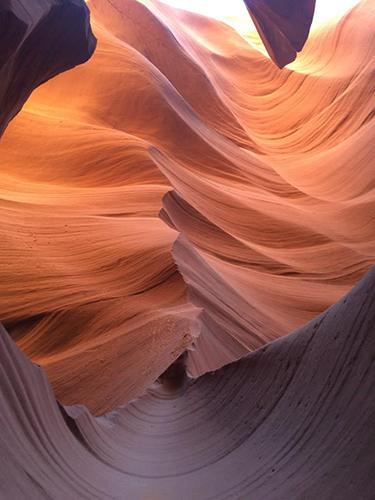
#> input picture dataset/antelopecanyon_01.png, 375 x 500 px; its folder holds only this picture in this run
$ python search_shirts.py --dataset dataset --query dataset/antelopecanyon_01.png
#> lines starting #> are read from the running program, lines starting #| are printed output that depends on the picture
### pyimagesearch/descriptors/localbinarypatterns.py
# import the necessary packages
from skimage import feature
import numpy as np

class LocalBinaryPatterns:
    def __init__(self, numPoints, radius):
        # store the number of points and radius
        self.numPoints = numPoints
        self.radius = radius

    def describe(self, image, eps=1e-7):
        # compute the Local Binary Pattern representation of the image, and the
        #  use the LBP represntation to build the histogram of patterns
        lbp = feature.local_binary_pattern(image, self.numPoints, self.radius, method="uniform")
        (hist, _) = np.histogram(lbp.ravel(), bins=range(0, self.numPoints+3),
                                 range=(0 , self.numPoints +2))

        # normalize the histogram
        hist = hist.astype("float")
        hist /= (hist.sum() + eps)

        # return the histogram of Local Binary Patterns
        return hist

### search_shirts.py
# import the necessary packages
from __future__ import print_function
from pyimagesearch.descriptors.localbinarypatterns import LocalBinaryPatterns
from imutils import paths
import numpy as np
import argparse
import cv2


# construct the argument parse and parse the arguments
ap = argparse.ArgumentParser()
ap.add_argument("-d","--dataset", required=True, help="path to the dataset of directory")
ap.add_argument("-q", "--query", required=True, help="path to the query image")
args= vars(ap.parse_args())


# initialize the local binary patterns descriptor and initialize the index directory
# where the image filename is the key and features are the value
desc = LocalBinaryPatterns(25,8)
index = {}

# loop over the shirt images
for imagePath in paths.list_images(args["dataset"]):
    # load the image, convert it to grayscale, and describe it
    image = cv2.imread(imagePath)
#> image is the input picture: shape (500, 375, 3); mean B, G, R 80.9, 93.6, 154
    gray = cv2.cvtColor(image, cv2.COLOR_BGR2GRAY)
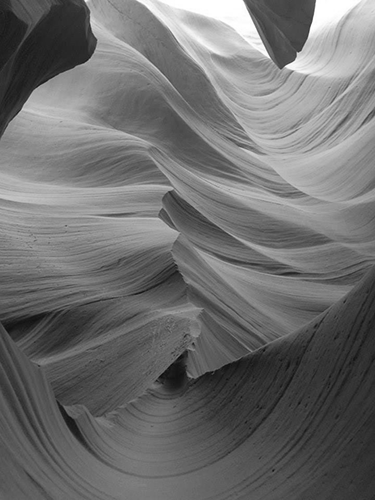
#> gray: shape (500, 375); min 9, max 255, mean 110.2
    hist = desc.describe(gray)
#> in describe, `lbp = feature.local_binary_pattern(image, self.numPoints, self.radius,..`:
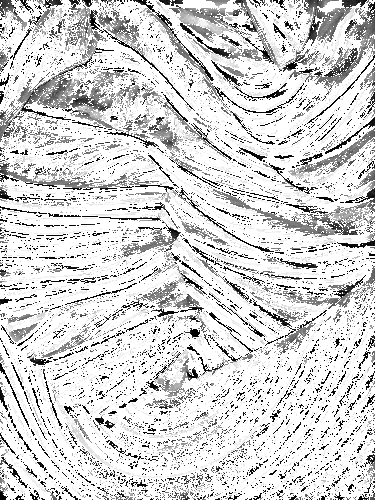
#> lbp: shape (500, 375) float64; min 0, max 26, mean 21.6; drawn with min black and max white
#> in describe, `(hist, _) = np.histogram(lbp.ravel(), bins=range(0, self.numPoints+3),..`: hist = 27 values, max 127710 at index 26, min 749 at index 20, mean 6944.4
#> in describe, `hist /= (hist.sum() + eps)`: hist = 27 values, max 0.681 at index 26, min 0.00399 at index 20, mean 0.037

    # update the index directory
    filename = imagePath[imagePath.rfind("/") + 1:]
    index[filename] = hist


# load the query image and extract Local Binary Patterns frm it
query = cv2.imread(args["query"])
queryFeatures = desc.describe(cv2.cvtColor(query, cv2.COLOR_BGR2GRAY))
#> queryFeatures has the same summary as hist in describe

# show the query iamge and initialize the results directoy
cv2.imshow("Qery", query)
results = {}

# loop over the index
for (k, features) in index.items():
    # compute the chi-seqared distanc betwen the cureent features and the query
    # features, then update the dictionary of results
    d = .5 * np.sum(((features - queryFeatures)**2) / (features + queryFeatures + 1e-10))
    results[k] = d
#> this loop made 1 pass
#> (k, d) on pass 1: ('antelopecanyon_01.png', 0)
#> after the loop, results = {'antelopecanyon_01.png': 0}


# sort the results
results = sorted([(v,k) for (k,v) in results.items()])[:3]
#> results = [(0, 'antelopecanyon_01.png')]

# loop over thee results
for (i, (score, filename)) in enumerate(results):
    # show the result image
    print("#%d. %s: %.4f" % (i+1, filename, score))
#| #1. antelopecanyon_01.png: 0.0000
    image = cv2.imread(args["dataset"] + "/" + filename)
    cv2.imshow("Result #{}".format(i+1), image)
    cv2.waitKey(0)

$ run again, on dataset/antelopecanyon_05.png
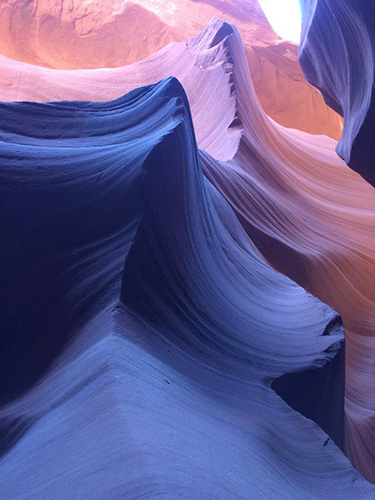
#> input picture dataset/antelopecanyon_05.png, 375 x 500 px
#> image is the input picture: shape (500, 375, 3); mean B, G, R 143.9, 91.5, 100.3
#> `gray = cv2.cvtColor(image, cv2.COLOR_BGR2GRAY)`:
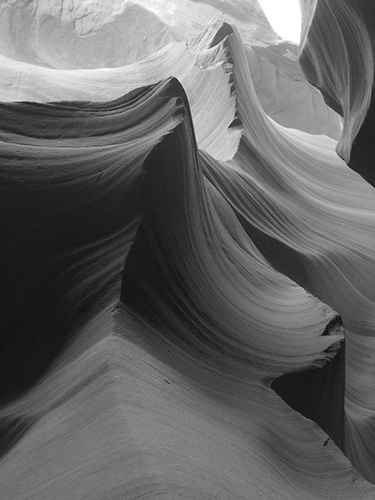
#> gray: shape (500, 375); min 14, max 255, mean 100.1
#> in describe, `lbp = feature.local_binary_pattern(image, self.numPoints, self.radius,..`:
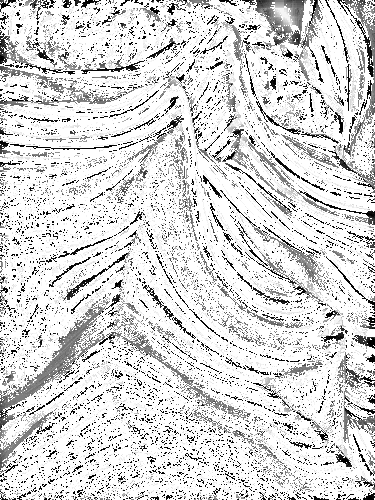
#> lbp: shape (500, 375) float64; min 0, max 26, mean 21.9; drawn with min black and max white
#> in describe, `(hist, _) = np.histogram(lbp.ravel(), bins=range(0, self.numPoints+3),..`: hist = 27 values, max 131449 at index 26, min 631 at index 20, mean 6944.4
#> in describe, `hist /= (hist.sum() + eps)`: hist = 27 values, max 0.701 at index 26, min 0.00337 at index 20, mean 0.037
#> queryFeatures has the same summary as hist in describe
#> the loop `for (k, features) in index.items():` made 1 pass
#> (k, d) on pass 1: ('antelopecanyon_05.png', 0)
#> after the loop `for (k, features) in index.items():`: results = {'antelopecanyon_05.png': 0}
#> `results = sorted([(v,k) for (k,v) in results.items()])[:3]`: results = [(0, 'antelopecanyon_05.png')]
#| #1. antelopecanyon_05.png: 0.0000

$ run again, on dataset/grandcanyon_02.png
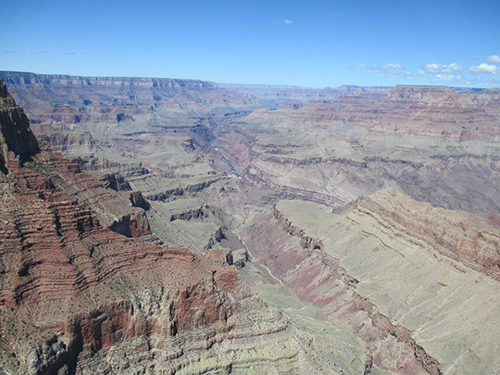
#> input picture dataset/grandcanyon_02.png, 500 x 375 px
#> image is the input picture: shape (375, 500, 3); mean B, G, R 162, 148.8, 139.7
#> `gray = cv2.cvtColor(image, cv2.COLOR_BGR2GRAY)`:
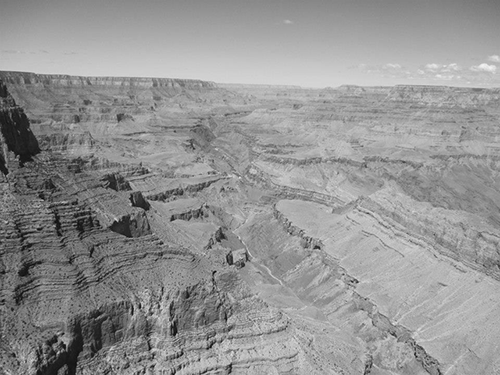
#> gray: shape (375, 500); min 3, max 242, mean 147.6
#> in describe, `lbp = feature.local_binary_pattern(image, self.numPoints, self.radius,..`:
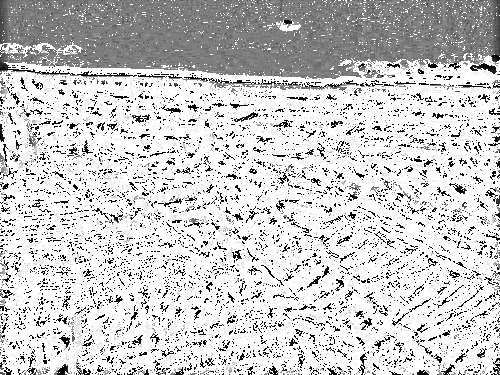
#> lbp: shape (375, 500) float64; min 0, max 26, mean 20.7; drawn with min black and max white
#> in describe, `(hist, _) = np.histogram(lbp.ravel(), bins=range(0, self.numPoints+3),..`: hist = 27 values, max 116151 at index 26, min 243 at index 6, mean 6944.4
#> in describe, `hist /= (hist.sum() + eps)`: hist = 27 values, max 0.619 at index 26, min 0.0013 at index 6, mean 0.037
#> queryFeatures has the same summary as hist in describe
#> the loop `for (k, features) in index.items():` made 1 pass
#> (k, d) on pass 1: ('grandcanyon_02.png', 0)
#> after the loop `for (k, features) in index.items():`: results = {'grandcanyon_02.png': 0}
#> `results = sorted([(v,k) for (k,v) in results.items()])[:3]`: results = [(0, 'grandcanyon_02.png')]
#| #1. grandcanyon_02.png: 0.0000

$ run again, on dataset/antelopecanyon_02.png
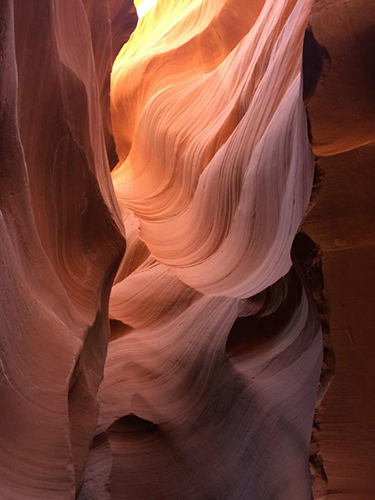
#> input picture dataset/antelopecanyon_02.png, 375 x 500 px
#> image is the input picture: shape (500, 375, 3); mean B, G, R 54.5, 67.2, 119.7
#> `gray = cv2.cvtColor(image, cv2.COLOR_BGR2GRAY)`:
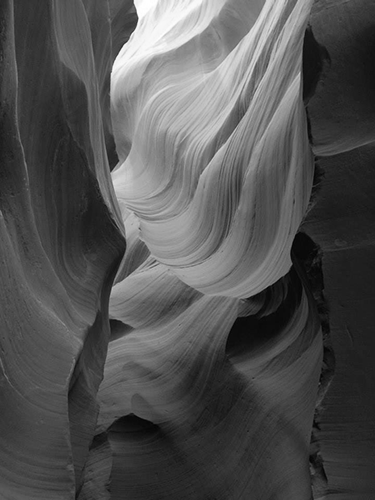
#> gray: shape (500, 375); min 3, max 255, mean 81.4
#> in describe, `lbp = feature.local_binary_pattern(image, self.numPoints, self.radius,..`:
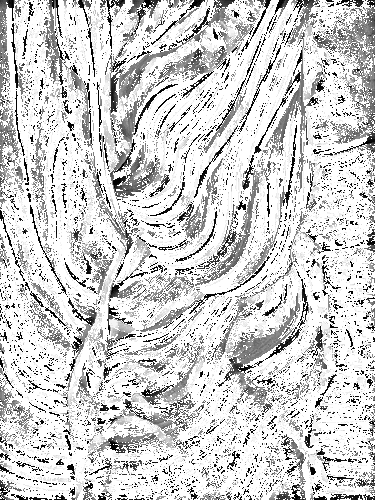
#> lbp: shape (500, 375) float64; min 0, max 26, mean 21; drawn with min black and max white
#> in describe, `(hist, _) = np.histogram(lbp.ravel(), bins=range(0, self.numPoints+3),..`: hist = 27 values, max 119340 at index 26, min 1071 at index 19, mean 6944.4
#> in describe, `hist /= (hist.sum() + eps)`: hist = 27 values, max 0.636 at index 26, min 0.00571 at index 19, mean 0.037
#> queryFeatures has the same summary as hist in describe
#> the loop `for (k, features) in index.items():` made 1 pass
#> (k, d) on pass 1: ('antelopecanyon_02.png', 0)
#> after the loop `for (k, features) in index.items():`: results = {'antelopecanyon_02.png': 0}
#> `results = sorted([(v,k) for (k,v) in results.items()])[:3]`: results = [(0, 'antelopecanyon_02.png')]
#| #1. antelopecanyon_02.png: 0.0000
